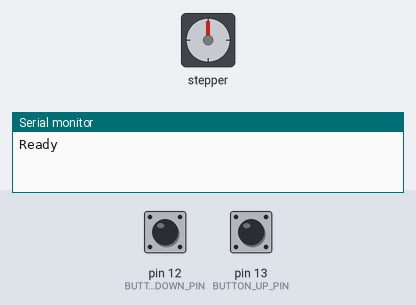
The sketch below on a simulated Arduino Uno, built with avr-gcc and run on an emulated ATmega328P. Parts: stepper motor, the last lines printed to the serial monitor. The test bench sets the inputs (shaded band); at power-on: pin 13 (BUTTON_UP_PIN) LOW, pin 12 (BUTTON_DOWN_PIN) LOW. Stepper angles assume 200 steps per turn.

Above: at 1.2 s.
1.3 s: pin 13 (BUTTON_UP_PIN) pulled HIGH for 1 s
At 3.0 s:
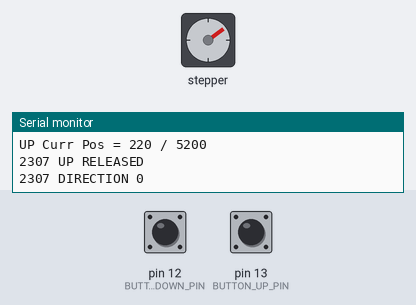
3.8 s: pin 12 (BUTTON_DOWN_PIN) pulled HIGH for 0.15 s
At 4.4 s:
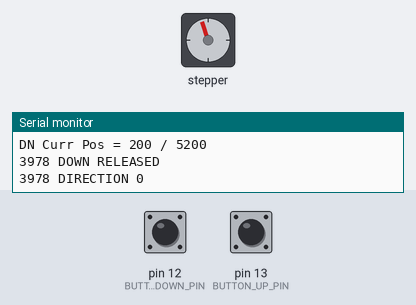
5.4 s: pin 12 (BUTTON_DOWN_PIN) pulled HIGH for 1 s
At 6.6 s:
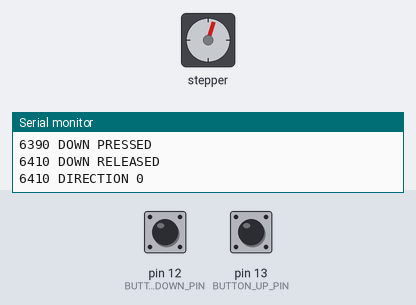
7.9 s: pin 13 (BUTTON_UP_PIN) pulled HIGH for 3.2 s
At 11.5 s:
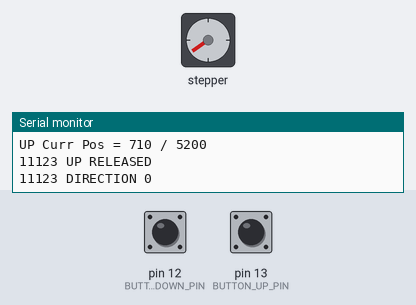
12.6 s: pin 13 (BUTTON_UP_PIN) pulled HIGH for 0.15 s
At 13.3 s:
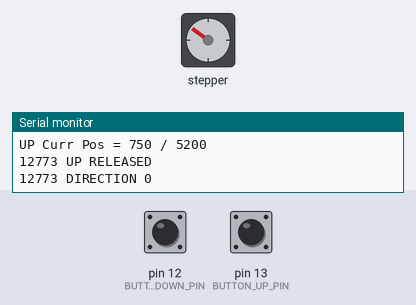
14.2 s: pin 13 (BUTTON_UP_PIN) pulled HIGH for 3.2 s
At 18.2 s:
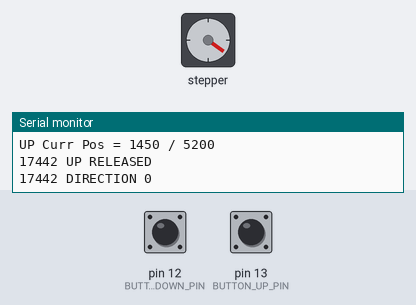
Timing chart, 0 to 19.7 s (numbered marks = the images above; inputs shaded):
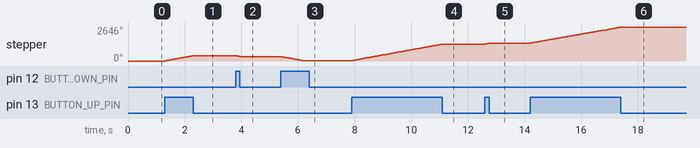

The sketch:

main.ino
```cpp
#include <Stepper.h>

#define STEPSINROTATION 200
#define ROTATIONSINWINDOW 26
#define BUTTON_UP_PIN 13
#define BUTTON_DOWN_PIN 12
#define STEPSIZE 10
#define BUTTON_HOLD_THRESHOLD 140

Stepper stepper(STEPSINROTATION, 3,5,6,9);

int currposition = 0;
int lastup = 0;
int lastdown = 0;
int direction = 0;
unsigned long time;
unsigned long btnupdowntime = 0;
unsigned long btndndowntime = 0;
unsigned long lockuptime = 0;
unsigned long lockdowntime = 0;

void setup()
{
  Serial.begin(9600);
  Serial.println("Ready");
  stepper.setSpeed(80);
}

void loop()
{
  delay(1);
  time = millis();
  int currup = digitalRead(BUTTON_UP_PIN);
  int currdn = digitalRead(BUTTON_DOWN_PIN);
  //if (currup == 1) Serial.println("UP");
  //if (currdn == 1) Serial.println("DOWN");

  if (currup == 1 && currdn == 1) {
    currposition = 0;
    btnupdowntime = 0;
    btndndowntime = 0;
    direction = 0;
    return;
  }

  if(currup == 1) {
    Serial.print(time); Serial.print(" ");
    Serial.println("UP PRESSED");
    if (btnupdowntime == 0)
    {
      btnupdowntime = millis();
      if (direction == 0) direction = 1;
      else if (direction == 1) direction = 0;
      else if (direction == -1) direction = 0;
      if (direction == 0) lockuptime = millis();
      Serial.print(time); Serial.print(" ");
      Serial.print("DIRECTION ");
      Serial.println(direction);
    }
  } else if (currup == 0) {
    if (lastup == 1) {Serial.print(time); Serial.print(" ");
      Serial.println("UP RELEASED");
      if (btnupdowntime != 0 && (time - btnupdowntime) < BUTTON_HOLD_THRESHOLD) {
        if (direction == -1) direction = 0;
        else if (time - lockuptime > BUTTON_HOLD_THRESHOLD) direction = 1;
      } else {
        if (direction == 1) direction = 0;
      }
      btnupdowntime = 0;
      Serial.print(time); Serial.print(" ");
    Serial.print("DIRECTION ");
    Serial.println(direction);
    }
  }

  if(currdn == 1) {
    Serial.print(time); Serial.print(" ");
    Serial.println("DOWN PRESSED");
    if (btndndowntime == 0) {
      btndndowntime = millis();
      if (direction == 0) direction = -1;
      else if (direction == 1) direction = 0;
      else if (direction == -1) direction = 0;
      if (direction == 0) lockdowntime = millis();
      Serial.print(time); Serial.print(" ");
      Serial.print("DIRECTION ");
      Serial.println(direction);
    }
  } else if (currdn == 0) {
    if (lastdown == 1) {
      Serial.print(time); Serial.print(" ");
      Serial.println("DOWN RELEASED");
      if (btndndowntime != 0 && (time - btndndowntime) < BUTTON_HOLD_THRESHOLD) {
        if (direction == 1) direction = 0;
        else if (time - lockdowntime > BUTTON_HOLD_THRESHOLD)  direction = -1;
      } else {
        if (direction == -1) direction = 0;
      }
      btndndowntime = 0;
      Serial.print(time); Serial.print(" ");
    Serial.print("DIRECTION ");
    Serial.println(direction);
    }
  }

  if (direction != 0) {
    if (direction == 1) Serial.print("UP ");
    if (direction == -1) Serial.print("DN ");
    Serial.print("Curr Pos = ");
    Serial.print(currposition);
    Serial.print(" / ");
    Serial.println(STEPSINROTATION * ROTATIONSINWINDOW);
    currposition = currposition + (STEPSIZE * direction);
  }

  if (currposition >= STEPSINROTATION * ROTATIONSINWINDOW) currposition = STEPSINROTATION * ROTATIONSINWINDOW;
  if (currposition <= 0) currposition = 0;

  if (currposition <= STEPSINROTATION * ROTATIONSINWINDOW - STEPSIZE && currposition >= STEPSIZE) {
    stepper.step(STEPSIZE * direction);
  } else {
    direction = 0;
  }

  lastup = currup;
  lastdown = currdn;
}
```

Measured:
- after the input at 1.3 s, stepper: turns 414° clockwise in 0.99 s, starting at once
- after the input at 3.8 s, stepper: turns 72° counter-clockwise in 0.16 s, starting at once
- after the input at 5.4 s, stepper: turns 324° counter-clockwise in 0.80 s, starting at once
- after the input at 7.9 s, stepper: turns 1296° clockwise in 3.2 s, starting at once
- after the input at 12.6 s, stepper: turns 72° clockwise in 0.15 s, starting at once
- after the input at 14.2 s, stepper: turns 1260° clockwise in 3.2 s, starting at once
